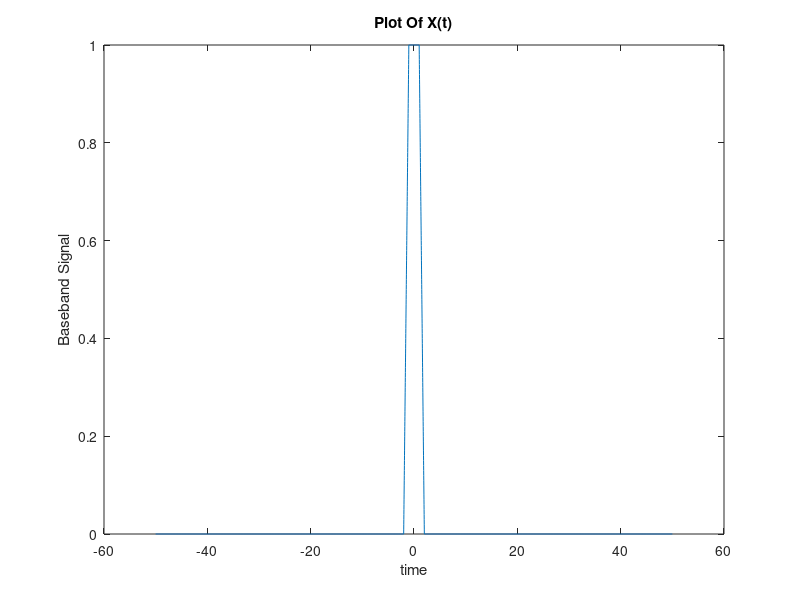
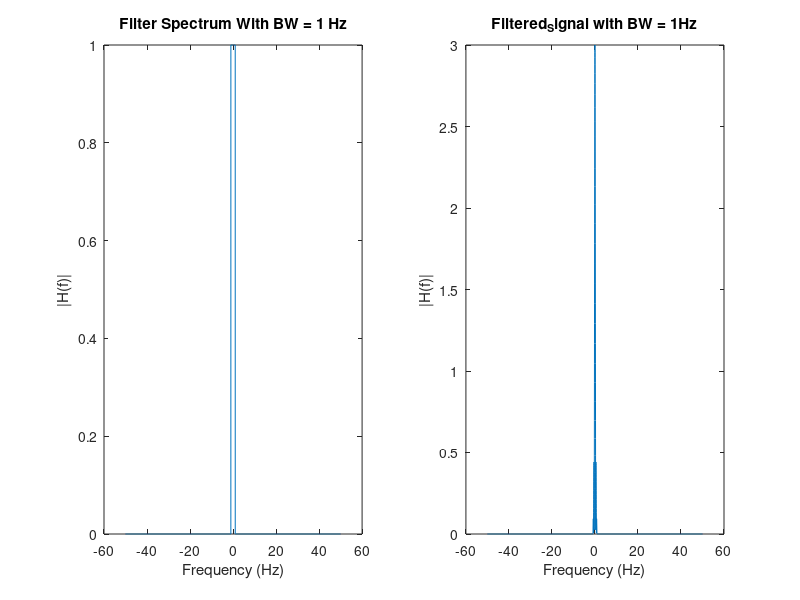
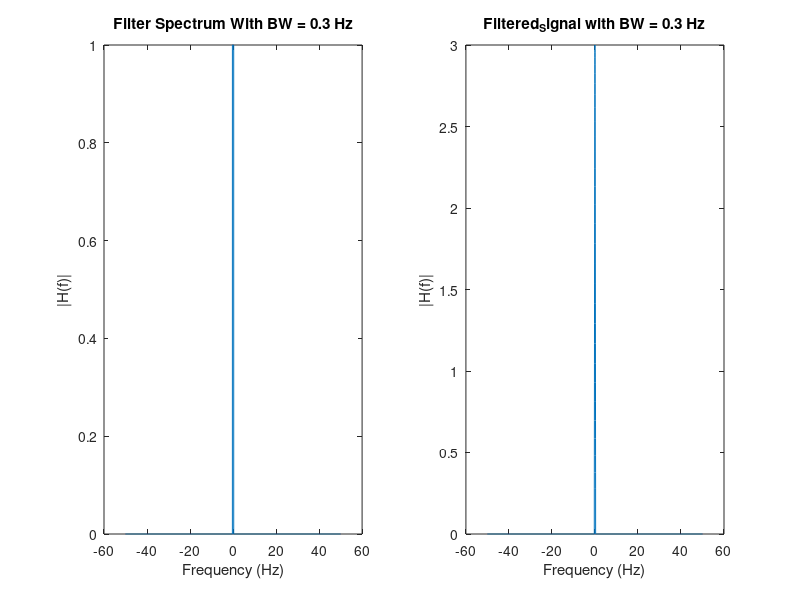
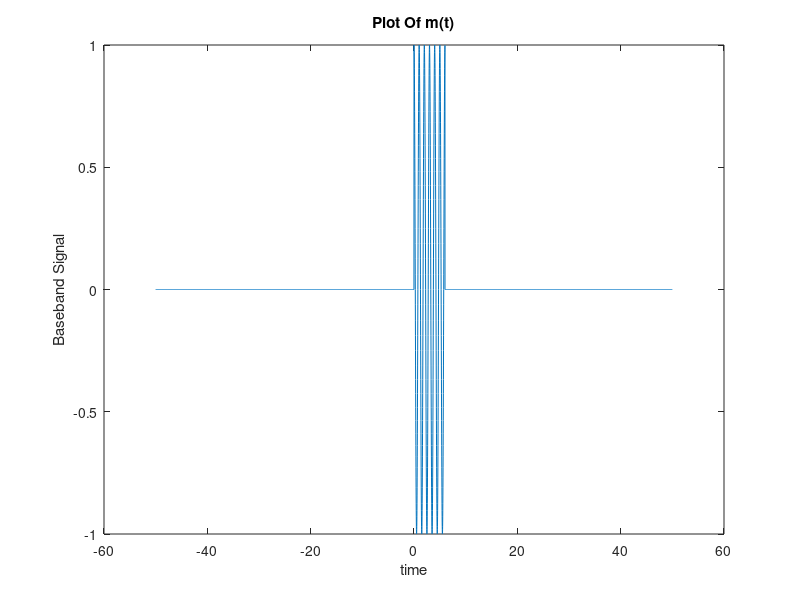

Write the MATLAB code that produced these figures, in order.
clc;
clear;
close all

%%%%%%%%%%%%%%%%%%%%%%%%%%%    Time Domain    %%%%%%%%%%%%%%%%%%%%%%%%%%%

tsx = 0.01;                   %Time step
Tx = 100;                     %simulation time
Nx = ceil(Tx/tsx);              %number of time samples
tx = -(Nx/2)*tsx : tsx : ((Nx-1)/2)*tsx;       %time vector

%%%%%%%%%%%%%%%%%%%%%%%%%%%  frequency domain  %%%%%%%%%%%%%%%%%%%%%%%%%%

fsx = 100;   %1/ts
dfx = 0.01;  %fs/N
if (rem(Nx,2)==0)
  fx = -(0.5*fsx): dfx : (0.5*fsx-dfx);
else
  fx = -(0.5*fsx-0.5*dfx): dfx : (0.5*fsx-0.5*dfx);
end

%%%%%%%%%%%%%%%%%%%%%%%%%%%  BaseBand Signal  %%%%%%%%%%%%%%%%%%%%%%%%%%%

x = zeros(size(tx));
x(tx >= -2 & tx < -1) = tx(tx >= -2 & tx < -1)+2;     % m(t) = t+2 for the range -2 <= t <= -1
x(tx >= -1 & tx <= 1) = 1;                         % m(t) = 1   for the range -1 <= t <= 1
x(tx > 1 & tx <= 2) = -tx(tx > 1 & tx <= 2)+2;        % m(t) =-t+2 for the range  1 <= t <= 2

figure(1)
plot(tx,x);
xlabel('time');
ylabel('Baseband Signal');
title('Plot Of X(t)');

%%%%%%%%%%%%%%%%%  frequency respone of base band signal  %%%%%%%%%%%%%%%%%

X = fftshift(fft(x))*tsx;
Analyticalx = -3 * sinc(fx) .* sinc(3*fx);

%%%%%%%%%%%%%%%%%%%%%%%%%%%%%%    plotting   %%%%%%%%%%%%%%%%%%%%%%%%%%%%%%

figure(2)
subplot(1,2,1)
plot(fx,abs(X));
xlabel('time');
ylabel('Frequency respone of x(t)');
title('X(f)');
subplot(1,2,2)
plot(fx,abs(Analyticalx));
xlabel('frequency');
ylabel('Frequency respone of x(t)');
title('Analytical Solution');


%%%%%%%%%%%%%%%%%%%%%%%%%%%%        Bandwidth       %%%%%%%%%%%%%%%%%%%%%%%%%

Total_Energy_in_Freq = sum(abs(X).^2)*dfx;      % ∑ M^2 df

zero_freq = find(fx==0);   %since the spectrum is even around the y-axis, we need to find the component number in the middle at f==0
Energy_accumulator=0;
for(index = zero_freq : length(fx) )
  Energy_accumulator =  Energy_accumulator + (abs(X(index)).^2)*dfx;   %accumulating the energy of all components until we reach the end of the spectrum
  if(Energy_accumulator >= (0.95/2)*Total_Energy_in_Freq); %0.95/2 because we are calculating the power of the right half of the spectrum so the total power is expected to be 50%
    Bandwidthx = fx(index)
    break
  end
end

%%%%%%%%%%%%%%%%%%%%%%%%%%   Ideal LowPass Filter BW=1HZ   %%%%%%%%%%%%%%%%%%%%%%%
H1 = zeros(size(Analyticalx));
H1 = abs(fx)<(1+dfx);
Filtered_Signal1 = X.*H1;

figure(2)
subplot(1,2,1)
plot(fx,abs(H1))
xlabel('Frequency (Hz)')
ylabel('|H(f)|')
title('Filter Spectrum With BW = 1 Hz')
subplot(1,2,2)
plot(fx,abs(Filtered_Signal1))
xlabel('Frequency (Hz)')
ylabel('|H(f)|')
title('Filtered_Signal with BW = 1Hz')

%%%%%%%%%%%%%%%%%%%%%%%%%   Ideal LowPass Filter BW=0.3HZ   %%%%%%%%%%%%%%%%%%%%%%

H2 = zeros(size(Analyticalx));
H2 = abs(fx)<(0.3+dfx);
Filtered_Signal2 = X.*H2;

figure(3)
subplot(1,2,1)
plot(fx,abs(H2))
xlabel('Frequency (Hz)')
ylabel('|H(f)|')
title('Filter Spectrum With BW = 0.3 Hz')
subplot(1,2,2)
plot(fx,abs(Filtered_Signal2))
xlabel('Frequency (Hz)')
ylabel('|H(f)|')
title('Filtered_Signal with BW = 0.3 Hz')
%%%%%%%%%%%%%%%%%%%%%%%%%%%%%%%%%%%%%%%%%%%%%%%%%%%%%%%%%%%%%%%%%%%%%%%%%%%%%%%%%%%%%%%%%%%%%%%%%%%%%%%%%%
%%%%%%%%%%%%%%%%%%%%%%%%%%%%%%%%%%Part2%%%%%%%%%%%%%%%%%%%%%%%%%%%%%%%%%%%%%%%%%%%%%%%%%%%%%%

%%%%%%%%%%%%%%%%%%%%%%%%%%%    Time Domain    %%%%%%%%%%%%%%%%%%%%%%%%%%%

tsm = 0.01;                   %Time step
Tm = 100;                     %simulation time
Nm = ceil(Tm/tsm);              %number of time samples
tm = -(Nm/2)*tsm : tsm : ((Nm-1)/2)*tsm;       %time vector

%%%%%%%%%%%%%%%%%%%%%%%%%%%  frequency domain  %%%%%%%%%%%%%%%%%%%%%%%%%%

fsm = 100;   %1/ts
dfm = 0.01;  %fs/N
if (rem(Nm,2)==0)
  fm = -(0.5*fsm): dfm : (0.5*fsm-dfm);
else
  fm = -(0.5*fsm-0.5*dfm): dfm : (0.5*fsm-0.5*dfm);
end

%%%%%%%%%%%%%%%%%%%%%%%%%%%  BaseBand Signal  %%%%%%%%%%%%%%%%%%%%%%%%%%%

m = zeros(size(tm));
m(tm >= 0 & tm< 6) = cos( 2*pi*tm(tm >= 0 & tm < 6));     % m(t) = cos(2*pi*t) 0<= t <= 6


figure(4)
plot(tm,m);
xlabel('time');
ylabel('Baseband Signal');
title('Plot Of m(t)');

%%%%%%%%%%%%%%%%%  frequency respone of base band signal  %%%%%%%%%%%%%%%%%

M = fftshift(fft(m))*tsm;
Analyticalm = 3*sinc(6*(fm-1))+3*sinc(6*(fm+1));

%%%%%%%%%%%%%%%%%%%%%%%%%%%%%%    plotting   %%%%%%%%%%%%%%%%%%%%%%%%%%%%%%

figure(5)
subplot(1,2,1)
plot(fm,abs(M));
xlabel('time');
ylabel('Frequency respone of m(t)');
title('M(f)');
subplot(1,2,2)
plot(fm,abs(Analyticalm));
xlabel('frequency');
ylabel('Frequency respone of m(t)');
title('3*sinc(6*f-1)+3*sinc(6*f+1)');


%%%%%%%%%%%%%%%%%%%%%%%%%%%%        Bandwidth       %%%%%%%%%%%%%%%%%%%%%%%%%

Total_Energy_in_Freq = sum(abs(M).^2)*dfm;      % ∑ M^2 df

zero_freq = find(fm==0);   %since the spectrum is even around the y-axis, we need to find the component number in the middle at f==0
Energy_accumulator=0;
for(index = zero_freq : length(fm) )
  Energy_accumulator =  Energy_accumulator + (abs(M(index)).^2)*dfm;   %accumulating the energy of all components until we reach the end of the spectrum
  if(Energy_accumulator >= (0.95/2)*Total_Energy_in_Freq); %0.95/2 because we are calculating the power of the right half of the spectrum so the total power is expected to be 50%
    Bandwidthm = fm(index)
    break
  end
end
%%%%%%%%%%%%%%%%%%%%%%%%%%%%%%%%%%%%%%%%%%%%%%%%%%%%%%%%%%%%%%%%%%%%%%%%%%%%%%%%%%%%%%%%%%%%%%%%%%%%%%
%%%%%%%%%%%%%%%%%%%%%%%%%%%%%%%%%%%FDM MODULATION SCHEME%%%%%%%%%%%%%%%%%%%%%%%%%%%%%%%%%%%%%%%%%%%
fc1=20;
fc2=25.5;
c1= cos(2*pi*fc1*tx);
c2=cos(2*pi*fc2*tm);
x = real(ifft(ifftshift(Filtered_Signal1) /tsx));%%signal x(t)
s1 = x .*c1;%% modulated x(t)
s2 = m .*c2;%%modulated m(t)
F1= zeros(size(s1));%% BPF FOR M(T)
F2= zeros(size(s2));%%BPF FOR M(T)
F1 = ((abs(fx) > (18.5 )) & ((21.5) > abs(fx)));%FROM 18.5 TO 21.5 FOR X(T)
F2 = ((abs(fm) > (25.5 - dfm)) & ((27 + dfm) > abs(fm)));%FROM 25.5 TO 27 FOR SSB
Transmitted_s1 = real(ifft(ifftshift(fftshift(fft(s1))*tsx.*F1) / tsx));%%s1 in time domain
Transmitted_s2 = real(ifft(ifftshift(fftshift(fft(s2))*tsm.*F2) / tsm));%% s2 in time domain
Transmitted_s=Transmitted_s1+Transmitted_s2;% s in the medieum
Transmitted_S= fftshift(fft(Transmitted_s))*tsx;%frequency spectrum of S
figure(6)
subplot(1,2,1)
plot(tx,Transmitted_s);
xlabel('Time');
ylabel('Time respone of Transmitted_s(t)');
title(' s1(t) + s2(t) ');
subplot(1,2,2)
plot(fx,abs(Transmitted_S));
xlabel('frequency');
ylabel('Frequency respone of Transmitted_s(t)');
title(' s1(F) + s2(F) ');
Filter= zeros(size(Transmitted_S));% LPF for demodulating
Filter= abs(fm)<=1.5+dfx;% 1.5 as band width = 3
Recieved_S1=fftshift(fft(Transmitted_s.*c1))*tsx.*Filter; %%recieved S1 AFTER LPF
Recieved_S2=fftshift(fft(Transmitted_s.*c2))*tsm.*Filter;%%% Recieved s2 after lpf
Recieved_s1 = real(ifft(ifftshift(Recieved_S1) /tsx));  %s1 in time domain
Recieved_s2 = real(ifft(ifftshift(Recieved_S2) /tsm));  % s2 in time domain
figure(7)
plot(tm, Recieved_s2, 'b-', tm, m, 'r-');
figure(8)
plot(tm, Recieved_s1, 'b-', tm, x, 'r-');
legend("Recieved Signal","Input Signal");
%%Recieved_S2=fftshift(fft(Transmitted_s.*c2))*tsm.*LPF;
%%Recieved_s1 = real(ifft(ifftshift(Recieved_S1) * Nx));
%%Recieved_s2 = real(ifft(ifftshift(Recieved_S2) * Nm));
